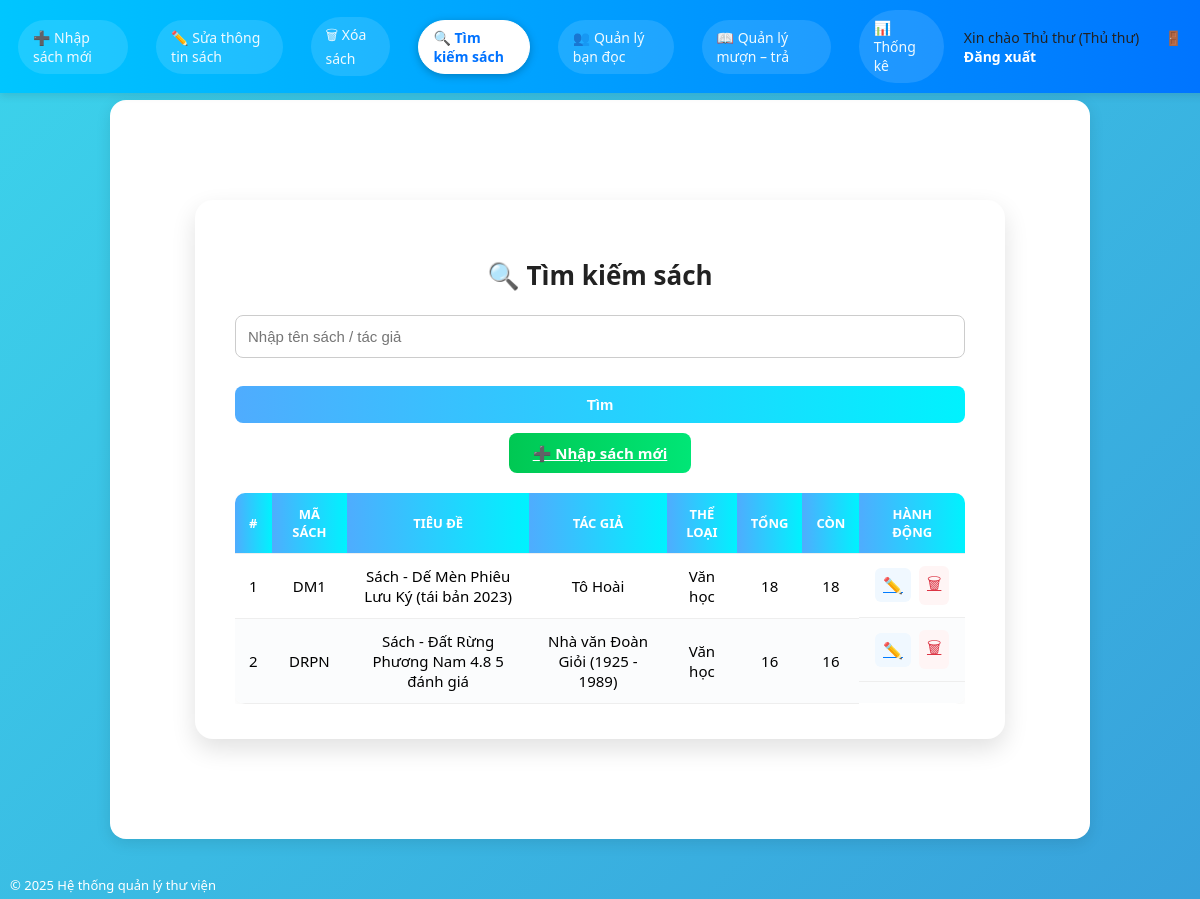
Before: /QuanLyThuVien/books.php (signed in) with the older database file.
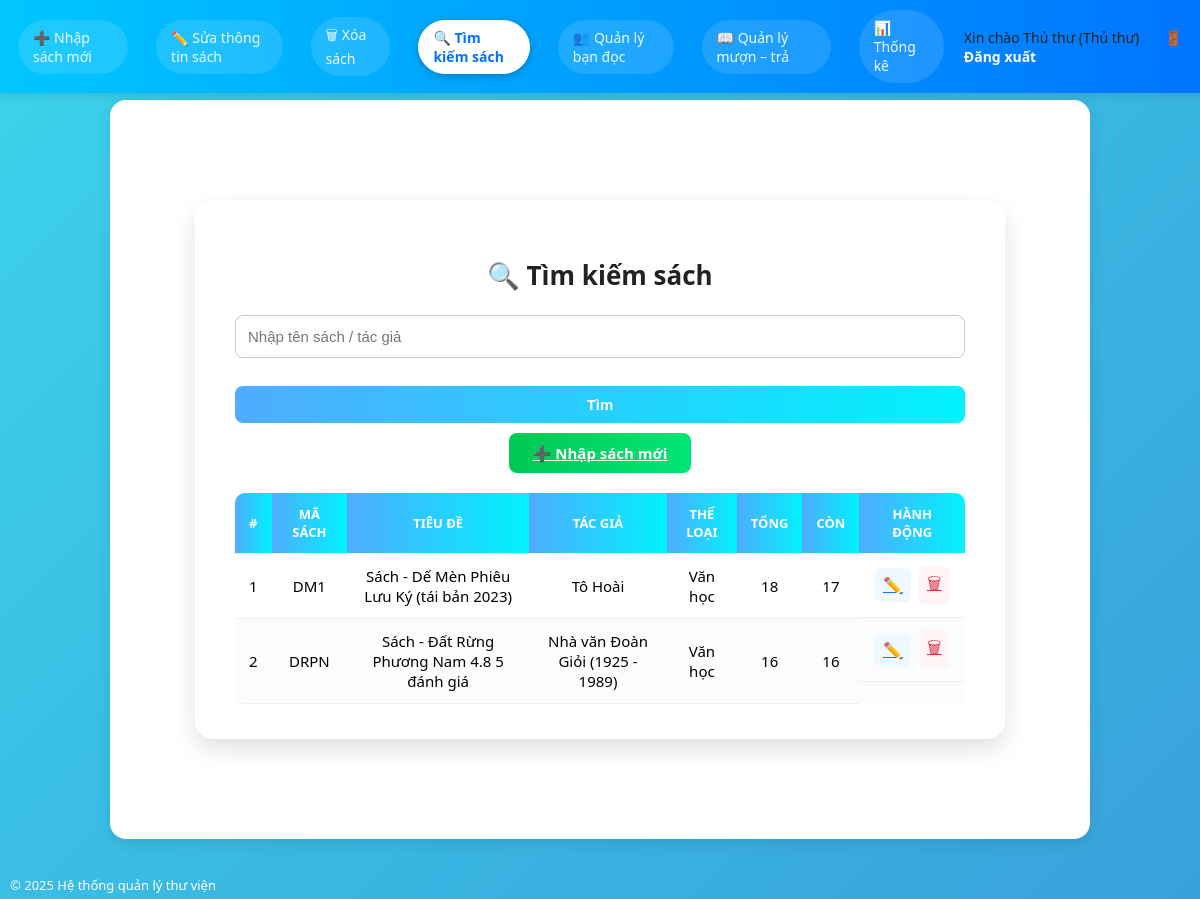
After: the same page with the newer database file.
### tables this page shows
CREATE TABLE `books` (
  `id` int(11) NOT NULL,
  `code` varchar(50) DEFAULT NULL,
  `title` varchar(255) NOT NULL,
  `author` varchar(255) DEFAULT NULL,
  `description` text DEFAULT NULL,
  `publisher` varchar(255) DEFAULT NULL,
  `publish_year` int(11) DEFAULT NULL,
  `category_id` int(11) DEFAULT NULL,
  `quantity` int(11) DEFAULT 0,
  `location` varchar(100) DEFAULT NULL,
  `created_at` timestamp NOT NULL DEFAULT current_timestamp(),
  `cover` varchar(255) DEFAULT NULL,
  `isbn` varchar(50) DEFAULT NULL,
  `total` int(11) NOT NULL DEFAULT 0,
  `available` int(11) NOT NULL DEFAULT 0
);

CREATE TABLE `categories` (
  `id` int(11) NOT NULL,
  `code` varchar(50) DEFAULT NULL,
  `name` varchar(100) NOT NULL
);

### QuanLyThuVien/functions.php (called while the page is built, shortened)
<?php
function e($str) {
    return htmlspecialchars($str ?? '', ENT_QUOTES, 'UTF-8');
}
?>

### QuanLyThuVien/dao/bookDAO.php (called while the page is built, shortened)
<?php
class BookDAO
{
    private $pdo;
    public function __construct(PDO $pdo)
    {
        $this->pdo = $pdo;
    }
    public function search(string $keyword = ''): array
    {
        if ($keyword === '') {
            $stmt = $this->pdo->query("
                SELECT b.*, c.name AS category_name
                FROM books b
                LEFT JOIN categories c ON b.category_id = c.id
                ORDER BY b.title ASC
            ");
            return $stmt->fetchAll(PDO::FETCH_ASSOC);
        }
        $kw = "%$keyword%";
        $stmt = $this->pdo->prepare("
            SELECT b.*, c.name AS category_name
            FROM books b
            LEFT JOIN categories c ON b.category_id = c.id
            WHERE b.title  LIKE :kw
               OR b.author LIKE :kw
            ORDER BY b.title ASC
        ");
        $stmt->execute([':kw' => $kw]);
        return $stmt->fetchAll(PDO::FETCH_ASSOC);
    }
}

### QuanLyThuVien/books.php (the view, shortened to what this page needs)
<?php
require_once 'functions.php';
require_once __DIR__ . '/dao/BookDAO.php';
global $pdo;
$bookDao = new BookDAO($pdo);
$keyword = trim($_GET['q'] ?? '');
$books   = $bookDao->search($keyword);
include 'header.php';
?>
<div class="content-container">
  <h2 class="page-title">🔍 Tìm kiếm sách</h2>
  <form method="get" class="search-bar">
    <input
      type="text"
      name="q"
      class="search-input"
      placeholder="Nhập tên sách / tác giả"
      value="<?= e($keyword) ?>"
    >
    <button type="submit" class="btn btn-primary">Tìm</button>
    <a href="book_add.php" class="btn btn-success">➕ Nhập sách mới</a>
  </form>
  <div class="table-wrapper">
    <table class="styled-table">
      <thead>
        <tr>
          <th>#</th>
          <th>Mã sách</th>
          <th>Tiêu đề</th>
          <th>Tác giả</th>
          <th>Thể loại</th>
          <th>Tổng</th>
          <th>Còn</th>
          <th>Hành động</th>
        </tr>
      </thead>
      <tbody>
      <?php if (empty($books)): ?>
        <tr><td colspan="8" class="no-data">Không có sách nào.</td></tr>
      <?php else: ?>
        <?php foreach ($books as $i => $b): ?>
          <tr>
            <td><?= $i + 1 ?></td>
            <td><?= e($b['code'] ?? '') ?></td>
            <td><?= e($b['title']) ?></td>
            <td><?= e($b['author']) ?></td>
            <td><?= e($b['category_name'] ?? '-') ?></td>
            <td><?= e($b['total']) ?></td>
            <td><?= e($b['available']) ?></td>
            <td class="actions">
              <a href="book_edit.php?id=<?= e($b['id']) ?>" class="btn-icon edit">✏️</a>
              <a href="book_delete.php?id=<?= e($b['id']) ?>"
                 class="btn-icon delete"
                 onclick="return confirm('Xóa sách này?');">🗑</a>
            </td>
          </tr>
        <?php endforeach; ?>
      <?php endif; ?>
      </tbody>
    </table>
  </div>
</div>
<?php include 'footer.php'; ?>

Changed rows visible on the page:
changed books "DM1": available "18" → "17"
